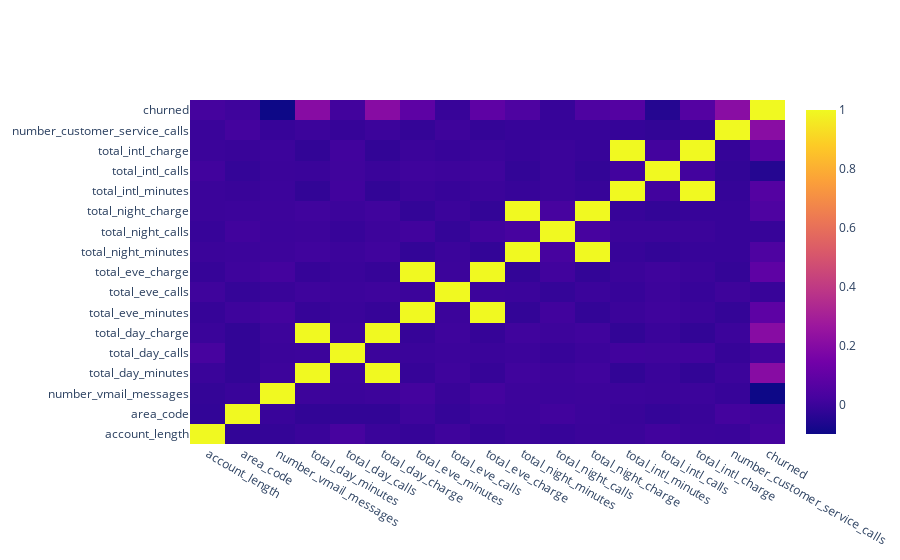

Notebook code cell kept with this figure:
### Code cell
fig = go.Figure(data=go.Heatmap(
                    z=data.corr(),
                    x=data.corr().columns,
                    y=data.corr().index
))
fig.show()

### Figure 1 — Plotly figure (JSON) as saved in the notebook; plotly's stock layout.template omitted (floating-point values rounded to 4 significant figures; data arrays with more than 128 entries replaced by an {"elided": "..."} marker saying what was removed)
{"data": [{"type": "heatmap", "x": ["account_length", "area_code", "number_vmail_messages", "total_day_minutes", "total_day_calls", "total_day_charge", "total_eve_minutes", "total_eve_calls", "total_eve_charge", "total_night_minutes", "total_night_calls", "total_night_charge", "total_intl_minutes", "total_intl_calls", "total_intl_charge", "number_customer_service_calls", "churned"], "y": ["account_length", "area_code", "number_vmail_messages", "total_day_minutes", "total_day_calls", "total_day_charge", "total_eve_minutes", "total_eve_calls", "total_eve_charge", "total_night_minutes", "total_night_calls", "total_night_charge", "total_intl_minutes", "total_intl_calls", "total_intl_charge", "number_customer_service_calls", "churned"], "z": {"elided": "17x17 float values"}}], "layout": {}}
